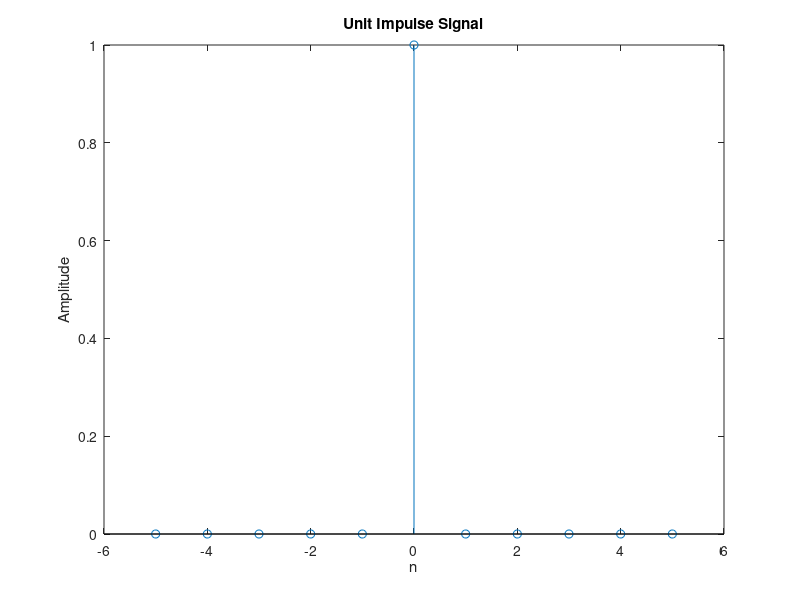

Here is the MATLAB script that generated this plot:
clc;
clear;
close all;

% Time axis
t = -5:0.1:5;

%% 1. Unit Impulse Signal
n = -5:5;
impulse = (n == 0);

figure(1);
stem(n, impulse);
title('Unit Impulse Signal');
xlabel('n');
ylabel('Amplitude');
